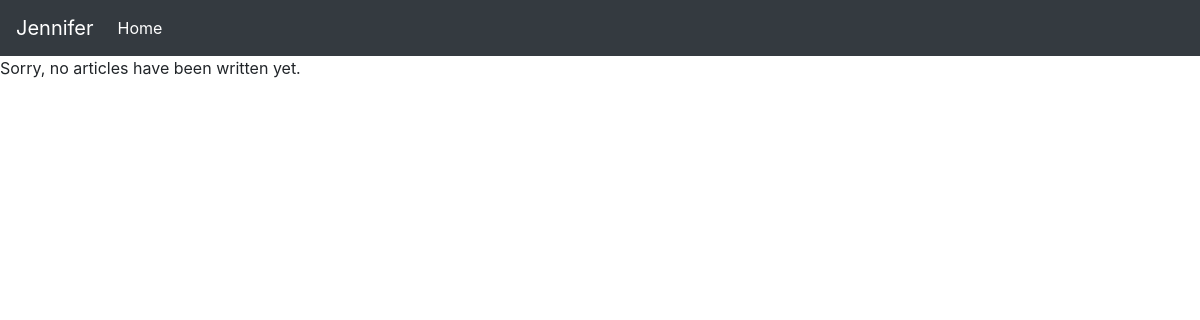
/, run on an earlier commit of the app's database.
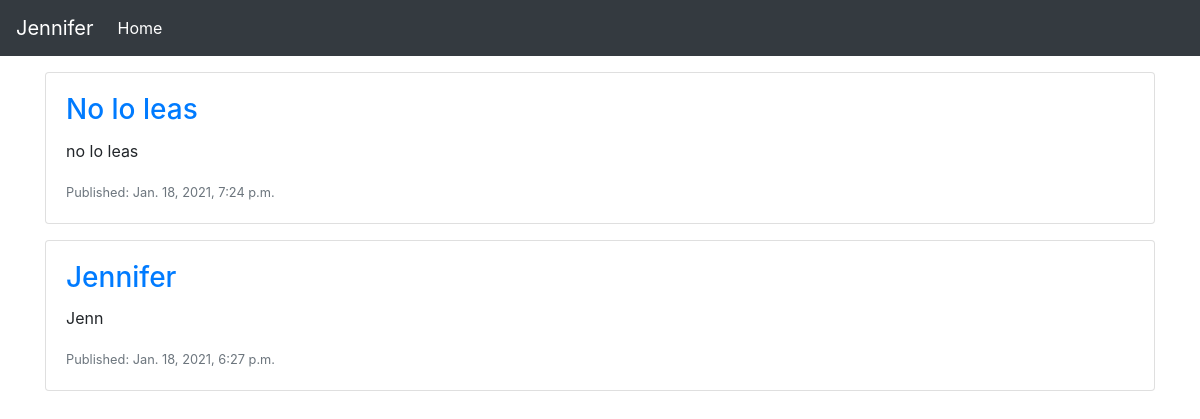
And on a later commit of the database.
### home/models.py (models this page shows, shortened)
class BlogPost(models.Model):
    title = models.CharField(max_length=200, unique=True, null=True, blank=False)
    subtitle = models.CharField(max_length=180, null=True, blank=False)
    slug = models.SlugField(unique=True, null=True, blank=False)
    body = models.TextField()  # content
    created_at = models.DateTimeField(auto_now_add=True, null=False)
    updated_at = models.DateTimeField(auto_now=True, null=False)
    class Meta:
        ordering = ['-created_at']

### home/views.py (the view)
# urls.py: path('', views.HomeView.as_view(), name='home'),
class HomeView(generic.ListView):
    queryset = BlogPost.objects.order_by('-created_at')
    template_name = 'home.html'

### templates/home.html (shortened to what this page needs)
{% extends "base.html" %}
{% block page_content %}
{% for object in object_list %}
        <div class="container">
            <div class="mt-3">
                <div class="card mb-3">
                    <div class="card-body">
                        <h3 class="card-title"><a href="{{object.slug}}">{{object.title}}</a></h3>
                        <p class="card-text">{{object.subtitle}}</p>
                        <p class="card-text"><small class="text-muted">Published: {{object.created_at}}</small></p>
                    </div>
                </div>
            </div>
        </div>
    {% empty %}
        <p>Sorry, no articles have been written yet.</p>
    {% endfor %}
{% endblock %}

What changed in the data, as far as the page shows it:
added BlogPost: title "No lo leas", subtitle "no lo leas", created_at "Jan. 18, 2021, 7:24 p.m."
added BlogPost: title "Jennifer", subtitle "Jenn", created_at "Jan. 18, 2021, 6:27 p.m."
Also different on the page:
text no longer shown: "Sorry, no articles have been written yet."
